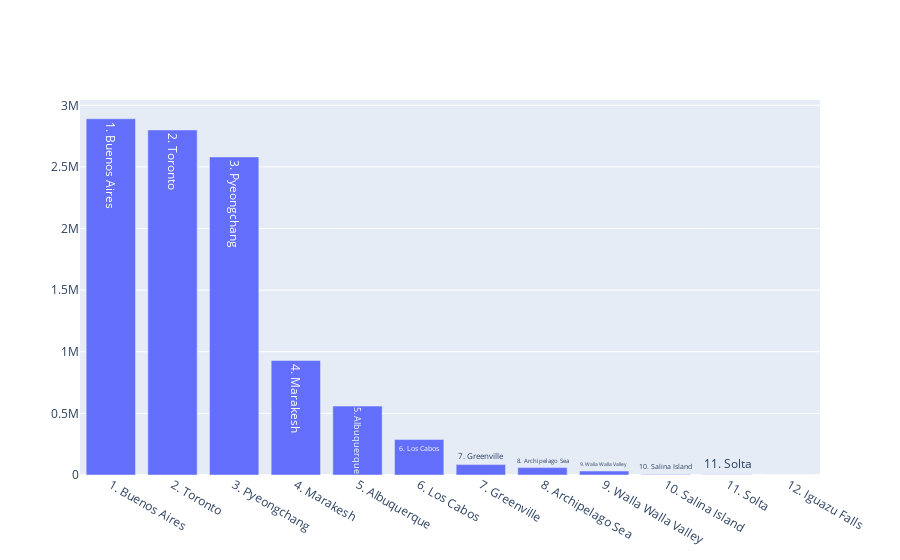

The code cell stored with this chart in its notebook:
### Code cell
import plotly
plotly.offline.init_notebook_mode(connected=True)
plotly.offline.iplot([trace_populations])

### Figure 1 — Plotly figure (JSON) as saved in the notebook; plotly's stock layout.template omitted (floating-point values rounded to 4 significant figures)
{"data": [{"name": "populations", "text": ["1. Buenos Aires", "2. Toronto", "3. Pyeongchang", "4. Marakesh", "5. Albuquerque", "6. Los Cabos", "7. Greenville", "8. Archipelago Sea", "9. Walla Walla Valley", "10. Salina Island", "11. Solta", "12. Iguazu Falls"], "type": "bar", "x": ["1. Buenos Aires", "2. Toronto", "3. Pyeongchang", "4. Marakesh", "5. Albuquerque", "6. Los Cabos", "7. Greenville", "8. Archipelago Sea", "9. Walla Walla Valley", "10. Salina Island", "11. Solta", "12. Iguazu Falls"], "y": [2891000, 2800000, 2581000, 928850, 559277, 287651, 84554, 60000, 32237, 4000, 1700, 0]}], "layout": {}}
